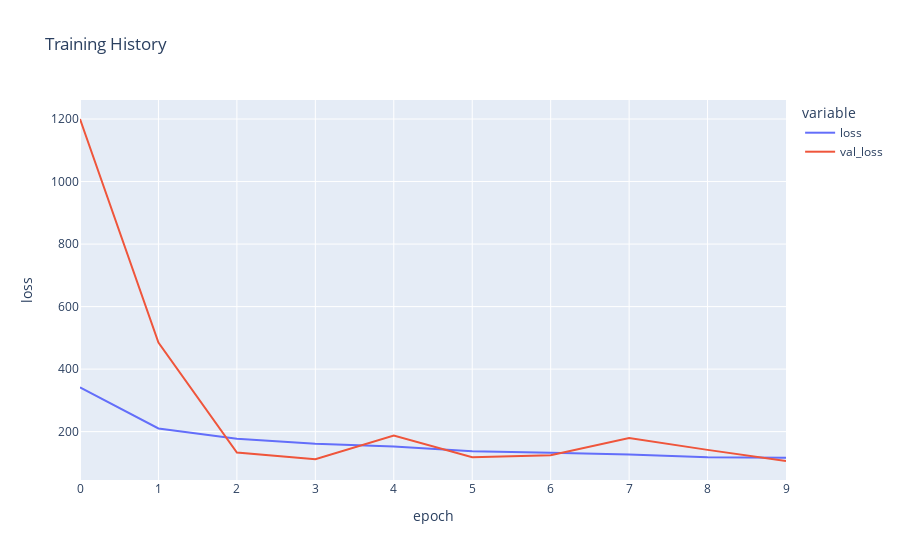

The notebook cell this image was saved under:
### Markdown cell above
### Evaluate training history <a id="6.3"></a>

### Code cell
fig = px.line(
    history.history, y=['loss', 'val_loss'],
    labels={'index': 'epoch', 'value': 'loss'}, 
    title='Training History')
fig.show()

### Figure 1 — Plotly figure (JSON) as saved in the notebook; plotly's stock layout.template omitted (floating-point values rounded to 4 significant figures)
{"data": [{"hovertemplate": "variable=loss<br>epoch=%{x}<br>loss=%{y}<extra></extra>", "legendgroup": "loss", "line": {"color": "#636efa", "dash": "solid"}, "mode": "lines", "name": "loss", "orientation": "v", "showlegend": true, "type": "scatter", "x": [0, 1, 2, 3, 4, 5, 6, 7, 8, 9], "xaxis": "x", "y": [341.7, 210.3, 177.2, 161.3, 152.4, 136.9, 132.9, 127.3, 118.3, 116.3], "yaxis": "y"}, {"hovertemplate": "variable=val_loss<br>epoch=%{x}<br>loss=%{y}<extra></extra>", "legendgroup": "val_loss", "line": {"color": "#EF553B", "dash": "solid"}, "mode": "lines", "name": "val_loss", "orientation": "v", "showlegend": true, "type": "scatter", "x": [0, 1, 2, 3, 4, 5, 6, 7, 8, 9], "xaxis": "x", "y": [1200.0, 485.0, 133.2, 111.7, 187.2, 117.8, 124.2, 179.8, 141.7, 106.1], "yaxis": "y"}], "layout": {"legend": {"title": {"text": "variable"}, "tracegroupgap": 0}, "title": {"text": "Training History"}, "xaxis": {"anchor": "y", "domain": [0, 1], "title": {"text": "epoch"}}, "yaxis": {"anchor": "x", "domain": [0, 1], "title": {"text": "loss"}}}}
